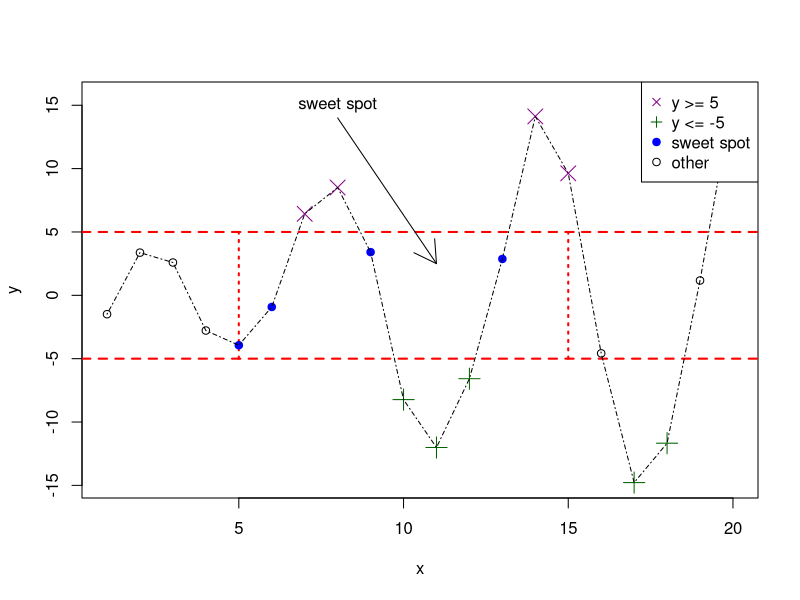

Reproduce this figure in R.
# COP2073C PA4
# Stephanie Johnson
# 09/27/2026
# Figure 7.6

# Data provided in the textbook
x <- 1:20
y <- c(-1.49, 3.37, 2.59, -2.78, -3.94, -0.92, 6.43, 8.51, 3.41, -8.23,
       -12.01, -6.58, 2.87, 14.12, 9.63, -4.58, -14.78, -11.67, 1.17, 15.62)

# Step 1 create the empty plotting region 
plot(x, y, type = "n", main = "")

# Step 2 add  the horizontal red dash lines at y = -5 and y = 5
abline(h = c(-5, 5), col = "red", lty = 2, lwd = 2)

# Step 3 add vertical red dot lines to form the box
segments(x0 = c(5, 15),
         y0 = c(-5, -5),
         x1 = c(5, 15),
         y1 = c(5, 5),
         col = "red", lty = 3, lwd = 2)

# Step 4 add the points where y >= 5
points(x[y >= 5], y[y >= 5],
       pch = 4, col = "darkmagenta", cex = 2)

# Step 5 add the points where y <= -5
points(x[y <= -5], y[y <= -5],
       pch = 3, col = "darkgreen", cex = 2)

# Step 6 add the blue points
points(x[(x >= 5 & x <= 15) & (y > -5 & y < 5)],
       y[(x >= 5 & x <= 15) & (y > -5 & y < 5)],
       pch = 19, col = "blue")

# Step 7 add the remaining points as default black circles
points(x[(x < 5 | x > 15) & (y > -5 & y < 5)],
       y[(x < 5 | x > 15) & (y > -5 & y < 5)])

# Step 8 connect all coordinates with a dash dot dash line
lines(x, y, lty = 4)

# Step 9 add the arrow pointing toward the sweet spot
arrows(x0 = 8, y0 = 14,
       x1 = 11, y1 = 2.5)

# Step 10 add the sweet spot label
text(x = 8, y = 15, labels = "sweet spot")

# Additional line add the legend
legend("topright",
       legend = c("y >= 5", "y <= -5", "sweet spot", "other"),
       pch = c(4, 3, 19, 1),
       col = c("darkmagenta", "darkgreen", "blue", "black"))
